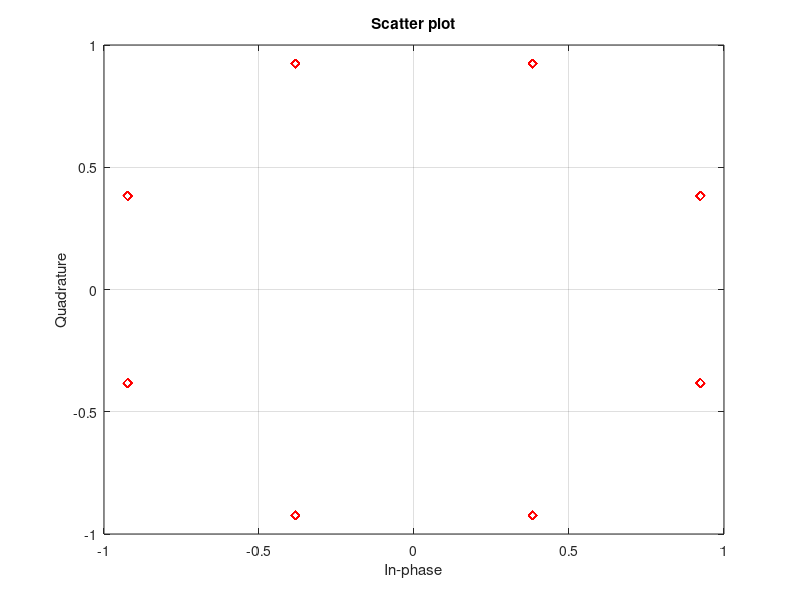

The MATLAB script that drew this image: (Note: this script raises an error after producing the figure.)
clear all;
close all;
clc;

roll_of = 0.35;
fp = 2000;
Rs = 1000;
Fe = 10000;
Te = 1/Fe;
Ns = 10;
Ts = 1/Rs;
Fc1 = fp/Fe;
Nech = 30;
M = 8;

nb_bits = 10000;


%% Implantation de la chaine passe-bas equivalente

% Generation des bits à transmettre
Bits = randi([0 M-1],1,nb_bits);

% Mapping de Gray
dk = pskmod(Bits,M,pi/M);

% Tracé des constellations
scatterplot(dk,1,0,'rd')
grid on;


% Suréchantillonage : génération de la sutite de diracs
Suite_diracs_1 = kron(dk,[1, zeros(1,Ns-1)]);


% Reponse impulsionnelle du filtre de mise en forme
h_1 = rcosdesign(roll_of,6,Ns,'sqrt');
retard = (length(h_1) - 1)/2;

% Filtrage de mise en forme
x_1 = filter(h_1,1,[Suite_diracs_1,zeros(1,retard)]);
% 

% Filtre de reception
h_r_1 = h_1;   % filtrage adapté

% Filtrage de reception
z_1 = filter(h_r_1,1,[x_1,zeros(1,retard)]);
z_1 = z_1(1,2*retard+1:end);

% Diagramme de l'oeil
n = size(z_1,2)/(2*Ns);
z_til_arg = angle(z_1);
z_til_arg = reshape((z_til_arg),2*Ns,n);


% Trace du diagramme
figure;
t2 = linspace(0,2*Ts,size(z_til_arg,1));
plot(t2,z_til_arg)
xlabel('Periode Ts')
title("Diagramme de l'oeil de la chaine 8-PSK")

% figure;
% t2 = linspace(0,2*Ts,size(z_til_im,1));
% plot(t2,z_til_im)
% xlabel('Periode Ts')
% title("Diagramme de l'oeil de la chaine Q QPSK")

% Echantillonnage
% Pour l'echantillonage on choisit t0 = Ts
% Car l'oeil est ouvert pour t = Ts
t0 = 1;
%arg_z = angle(z_1);
dec_arg = z_1(t0:Ns:end);
%dec_im = im_z(t0:Ns:end);

% Prise de decisions
%n = size(dec_real,2);

% bits_real = (dec_real > 0);
% bits_im = (dec_im > 0);
bits_recup = pskdemod(dec_arg,M,pi/M);
% for i = 1 : n
%     bits_recup(2*i -1) = bits_real(i);
%     bits_recup(2*i) = bits_im(i);
% end

% Calcul du TEB
bits_erron = 0;
for i = 1 : length(Bits)
    if (Bits(i) ~= bits_recup(i))
        bits_erron = bits_erron + 1;
    end
end
TEB = bits_erron/length(Bits)

% Calcul de la puissance du signal



% Simulation du taux d'erreur binaire
% Calcul de la puissance
Pre = mean(abs(x_1(1,retard+1:end)).^2);
%disp('La puissance du signal modulé sur fréquence porteuse est :'); Pr
TEB_bruit = zeros(1,7);
for i = 0 : 6
    Eb_No = 10^(i/10);
    sigma_real = sqrt(Ns*Pre/(2*log2(M)*Eb_No));
    sigma_im = sqrt(Ns*Pre/(2*log2(M)*Eb_No));
    
    TEB_Theo(i+1) = 2* qfunc(sqrt(log2(M)*2*Eb_No)*sin(pi/M));
    % Rajout du bruit
    N_I = sigma_real*randn(1,(nb_bits*Ns) +retard);
    N_Q = sigma_im*randn(1,(nb_bits*Ns) +retard);
    
    Ne = N_I + 1j*N_Q;
    
    x_1_i = x_1 + Ne;
    
    
    % Filtrage de reception avec le bruit
    z_x_i = filter(h_r_1,1,[x_1_i,zeros(1,retard)]);
    z_1_i = z_x_i(1,2*retard+1 : end);
    
    % Echantillonnage
    % Pour l'echantillonage on choisit t0 = Ts
    % Car l'oeil est ouvert pour t = Ts
    t0 = 1;
    dec_arg = z_1_i(t0:Ns:end);
     
    
    % Prise de decisions
    %n = size(dec_real,2);
%     bits_real = (dec_real > 0);
%     bits_im = (dec_im > 0);
     bits_recup_i = pskdemod(dec_arg,M,pi/M);
%     for k = 1 : n
%         bits_recup_i(2*k -1) = bits_real(k);
%         bits_recup_i(2*k) = bits_im(k);
%     end
    
    % Calcul du TEB
    bits_erron_i = 0;
    for j = 1 : length(Bits)
        if (Bits(j) ~= bits_recup_i(j))
            bits_erron_i = bits_erron_i + 1;
        end
    end
    
    TEB_bruit(i+1) = bits_erron_i/nb_bits;
    
    % Tracé des constellations
    
    
    
    dec_real = real(dec_arg);
    dec_im = imag(dec_arg);
    figure(21)
    subplot(3,4,i+1)
    plot(dec_real,dec_im, 'r.')
    hold on
    plot(real(dk),imag(dk), 'b*')
    hold on, plot([-4 4],[0 0],'k-')
    hold on, plot([0 0], [-4 4], 'k-')
    xlabel('I')
    ylabel('Q')
    title(["Constellations pour Eb/No = ",i,"Db"])
    
end

% Tracé du taux d'erreur binaire en fonction de Eb/No
figure;
semilogy(TEB_bruit,'o--')
grid on;
xlabel("Rapport Eb/No")
ylabel("TEB")
title("TEB en fonction de Eb/No")

% Calcul du TEB theorique
figure;
semilogy(TEB_bruit,'g')
hold on;
semilogy(TEB_Theo,'r')
grid on;
legend('TEB pratique', 'TEB theorique')
xlabel('Eb/N0')
ylabel('Valeur du TEB')
title('Comparaison des TEB')





